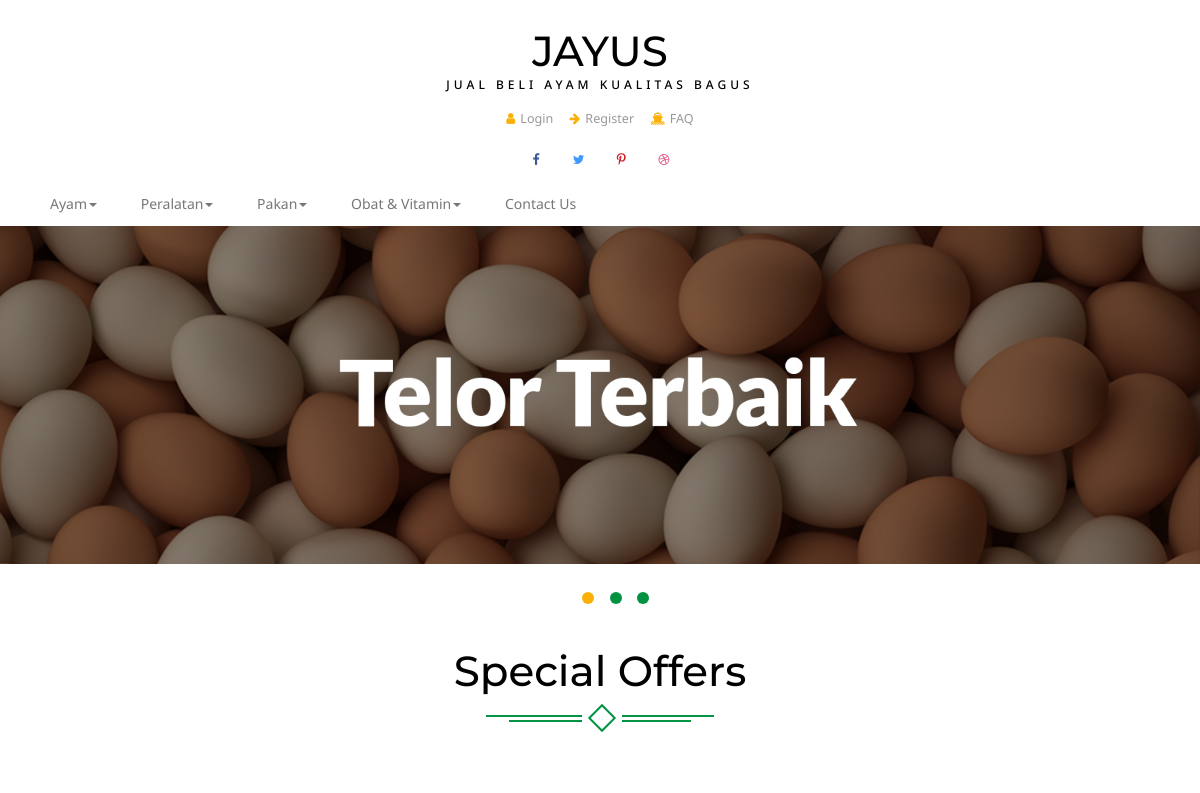
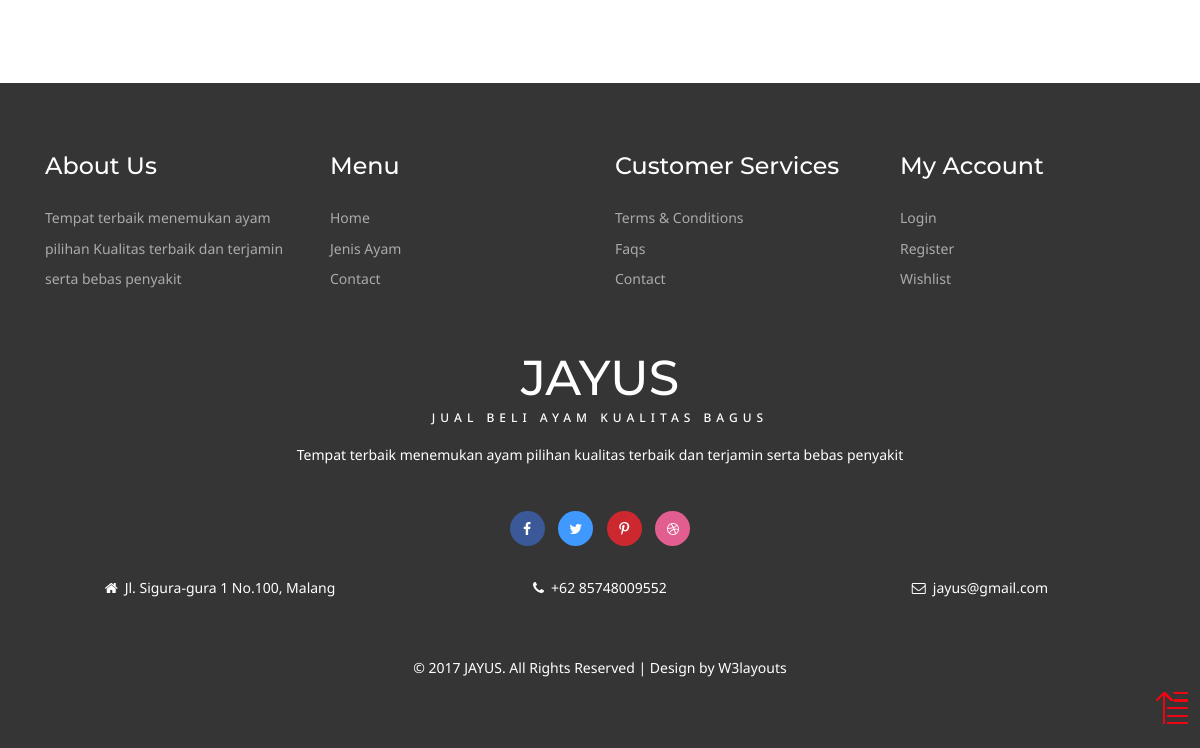
Page /index.php/home/search on the earlier database version (2 pictures, top to bottom).
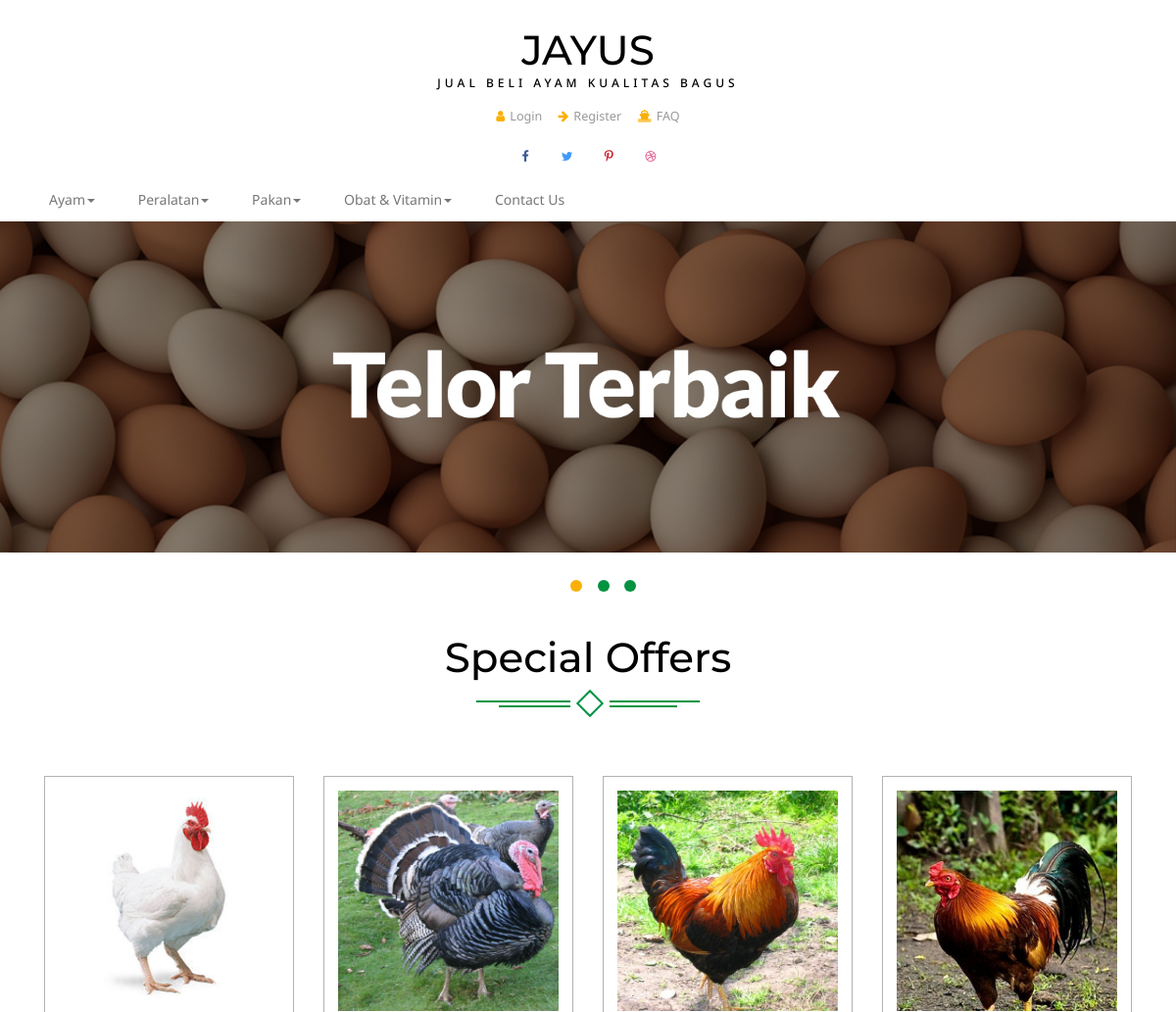
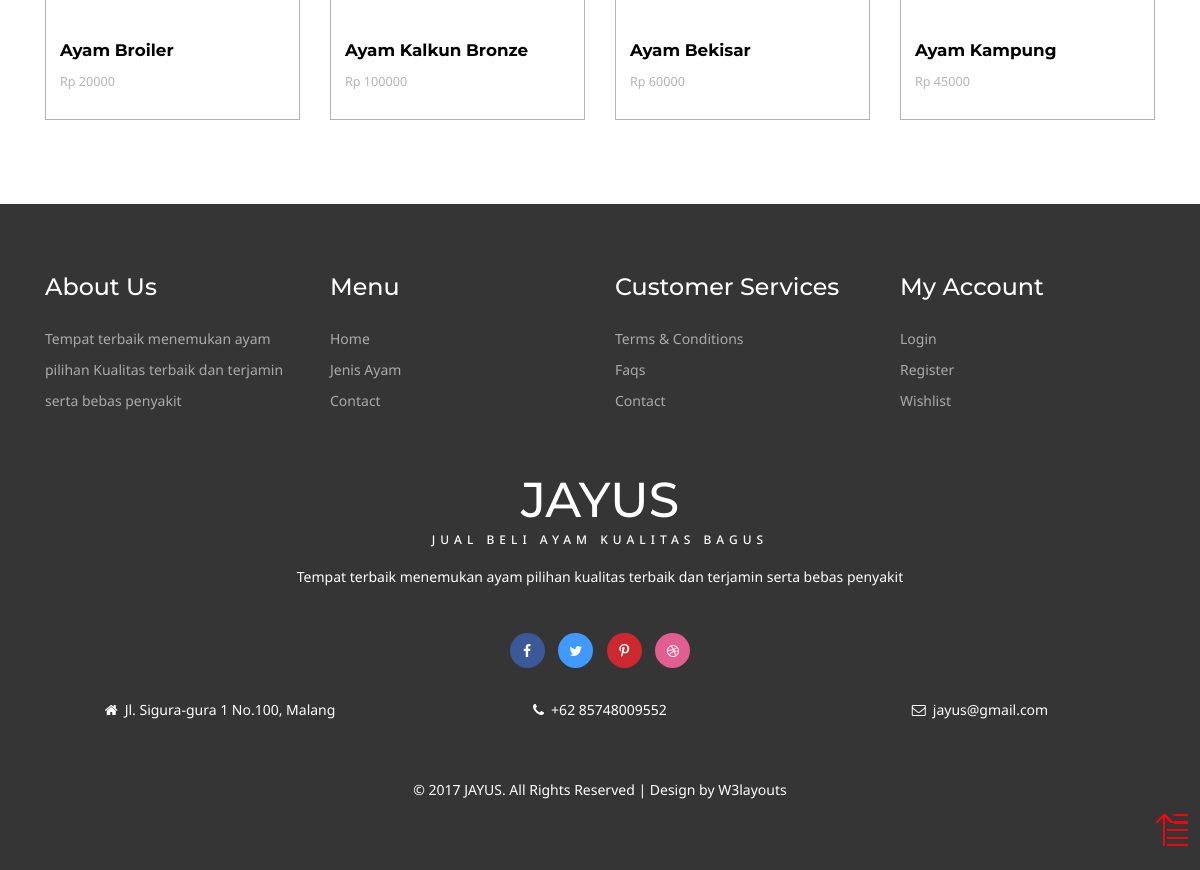
Same page on the later database version (2 pictures, top to bottom).
### tables this page shows
CREATE TABLE `iklan` (
  `id_iklan` int(11) NOT NULL,
  `id_member` int(11) NOT NULL,
  `judul_iklan` varchar(50) NOT NULL,
  `detail_iklan` varchar(200) NOT NULL,
  `no_hp_iklan` varchar(12) NOT NULL,
  `kategori` varchar(40) NOT NULL,
  `harga` int(12) NOT NULL,
  `status` varchar(20) NOT NULL DEFAULT 'Not Verified',
  `img1` varchar(30) NOT NULL,
  `img2` varchar(30) NOT NULL,
  `img3` varchar(30) NOT NULL
);

### application/controllers/home.php (called while the page is built, shortened)
<?php
class Home extends CI_Controller{
    function __construct(){
        $this->load->model('m_home');
    }
    function search(){
        $s = $this->input->post('search');
        $this->cari($s);
    }
    function cari($s){
        $this->src['hasil'] = $this->m_home->cariProduk($s);
        $this->load->view('v_list', $this->src);
   }
}

### index.php (called while the page is built, shortened)
<?php
require_once BASEPATH.'core/CodeIgniter.php';

### application/models/m_home.php (called while the page is built, shortened)
<?php
class M_home extends CI_Model{
	function cariProduk($find){
        $query = $this->db->query("SELECT * FROM iklan WHERE judul_iklan LIKE '%$find%' AND status ='Verified'");
        return $query->result_array();
	}
}

### application/views/v_list.php (the view, shortened to what this page needs)
<!DOCTYPE html>
<html>
<head>
<link href="<?php echo base_url('assets/css/bootstrap.css')?>" rel='stylesheet' type='text/css' />
<link href="<?php echo base_url('assets/css/style.css')?>" rel='stylesheet' type='text/css' />
<link href="<?php echo base_url('assets/css/font-awesome.css')?>" rel="stylesheet">
</head>
<body>
<?php
include 'header.php';
?>
    <div id="myCarousel" class="carousel slide" data-ride="carousel">
      <ol class="carousel-indicators">
        <li data-target="#myCarousel" data-slide-to="0" class="active"></li>
        <li data-target="#myCarousel" data-slide-to="1"></li>
        <li data-target="#myCarousel" data-slide-to="2"></li>
      </ol>
      <div class="carousel-inner" role="listbox">
        <div class="item active">
          <a href="kitchen.html"><img class="first-slide" src="<?php echo base_url('assets/images/ba1.jpg')?>" alt="First slide"></a>
        </div>
      </div>
    </div>
<div class="content-top offer-w3agile">
	<div class="container ">
		<div class="spec ">
			<h3>Special Offers</h3>
							<div class="ser-t">
					<span><i></i></span>
				</div>
		</div>
						<div class=" con-w3l wthree-of">
						 <?php foreach($hasil as $i){
	?>
							<div class='col-md-3 m-wthree'>
								<div class='col-m'>
										<img src='<?php echo base_url('assets/')?><?php echo $i['img1'] ?>' class='img-responsive' alt=''>
									<div class='mid-1'>
										<div class='women'>
											<h6><b><a href='produk/<?php echo $i['id_iklan'] ?>'><?php echo $i['judul_iklan'] ?></a></b></h6>
										</div>
										<div class='mid-2'>
											<p><em class='item_price'>Rp <?php echo $i['harga'] ?></em></p>
											<div class='clearfix'></div>
										</div>
									</div>
								</div>
							</div>
							<?php } ?>
							<div class="clearfix"></div>
						 </div>
					</div>
				</div>
<?php
include 'footer.php';
?>
	<a href="#" id="toTop" style="display: block;"> <span id="toTopHover" style="opacity: 1;"> </span></a>
</body>
</html>

### application/views/header.php (shortened to what this page needs)
<div class="header">
		<div class="container">
			<div class="logo">
				<h1 ><a href="<?php echo base_url('index.php/home')?>">JAYUS<span>Jual Beli Ayam Kualitas Bagus</span></a></h1>
			</div>
			<div class="head-t">
				<ul class="card">
					<li><a href="<?php if($this->session->userdata('status') == "login"){echo base_url('index.php/member/dashboard');} else {echo base_url('index.php/member/login');}?>" ><i class="fa fa-user" aria-hidden="true"></i><?php if($this->session->userdata('status')=="login"){echo $this->session->userdata('nama');} else {echo "Login";} ?></a></li>
					<li><a href="<?php if($this->session->userdata('status') == "login"){echo base_url('index.php/member/logout');} else {echo base_url('index.php/member/register');}?> " ><i class="fa fa-arrow-right" aria-hidden="true"></i><?php if($this->session->userdata('status') == "login"){echo "Logout";} else {echo "Register";}?></a></li>
					<li><a href="shipping.html" ><i class="fa fa-ship" aria-hidden="true"></i>FAQ</a></li>
				</ul>
			</div>
			<div class="header-ri">
				<ul class="social-top">
					<li><a href="#" class="icon facebook"><i class="fa fa-facebook" aria-hidden="true"></i><span></span></a></li>
					<li><a href="#" class="icon twitter"><i class="fa fa-twitter" aria-hidden="true"></i><span></span></a></li>
					<li><a href="#" class="icon pinterest"><i class="fa fa-pinterest-p" aria-hidden="true"></i><span></span></a></li>
					<li><a href="#" class="icon dribbble"><i class="fa fa-dribbble" aria-hidden="true"></i><span></span></a></li>
				</ul>
			</div>
				<div class="nav-top">
					<nav class="navbar navbar-default">
					<div class="collapse navbar-collapse" id="bs-megadropdown-tabs">
						<ul class="nav navbar-nav ">
							<li  class="dropdown ">
								<a href="#" class="dropdown-toggle  hyper" data-toggle="dropdown" ><span>Ayam<b class="caret"></b></span></a>
							</li>
							<li  class="dropdown ">
								<a href="#" class="dropdown-toggle  hyper" data-toggle="dropdown" ><span>Peralatan<b class="caret"></b></span></a>
							</li>
							<li  class="dropdown ">
								<a href="#" class="dropdown-toggle  hyper" data-toggle="dropdown" ><span>Pakan<b class="caret"></b></span></a>
							</li>
							<li  class="dropdown ">
								<a href="#" class="dropdown-toggle  hyper" data-toggle="dropdown" ><span>Obat & Vitamin<b class="caret"></b></span></a>
							</li>
							<li><a href="<?php echo base_url('index.php/home/contact')?>" class="hyper"><span>Contact Us</span></a></li>
						</ul>
					</div>
					</nav>
					<div class="clearfix"></div>
				</div>
				</div>
</div>

### application/views/footer.php (shortened to what this page needs)
<div class="footer">
	<div class="container">
		<div class="col-md-3 footer-grid">
			<h3>About Us</h3>
			<p>Tempat terbaik menemukan ayam pilihan
				Kualitas terbaik dan terjamin serta bebas
				penyakit</p>
		</div>
		<div class="col-md-3 footer-grid ">
			<h3>Menu</h3>
			<ul>
				<li><a href="index.html">Home</a></li>
				<li><a href="kitchen.html">Jenis Ayam</a></li>
				<li><a href="contact.html">Contact</a></li>
			</ul>
		</div>
		<div class="col-md-3 footer-grid ">
			<h3>Customer Services</h3>
			<ul>
				<li><a href="terms.html">Terms & Conditions</a></li>
				<li><a href="faqs.html">Faqs</a></li>
				<li><a href="contact.html">Contact</a></li>
			</ul>
		</div>
		<div class="col-md-3 footer-grid">
			<h3>My Account</h3>
			<ul>
				<li><a href="login.html">Login</a></li>
				<li><a href="register.html">Register</a></li>
				<li><a href="wishlist.html">Wishlist</a></li>
			</ul>
		</div>
		<div class="clearfix"></div>
			<div class="footer-bottom">
				<h2 ><a href="index.html">JAYUS<span>Jual Beli Ayam Kualitas Bagus</span></a></h2>
				<p class="fo-para">Tempat terbaik menemukan ayam pilihan kualitas terbaik dan terjamin serta bebas penyakit</p>
				<ul class="social-fo">
					<li><a href="#" class=" face"><i class="fa fa-facebook" aria-hidden="true"></i></a></li>
					<li><a href="#" class=" twi"><i class="fa fa-twitter" aria-hidden="true"></i></a></li>
					<li><a href="#" class=" pin"><i class="fa fa-pinterest-p" aria-hidden="true"></i></a></li>
					<li><a href="#" class=" dri"><i class="fa fa-dribbble" aria-hidden="true"></i></a></li>
				</ul>
				<div class=" address">
					<div class="col-md-4 fo-grid1">
							<p><i class="fa fa-home" aria-hidden="true"></i>Jl. Sigura-gura 1 No.100, Malang</p>
					</div>
					<div class="col-md-4 fo-grid1">
							<p><i class="fa fa-phone" aria-hidden="true"></i>+62 85748009552</p>
					</div>
					<div class="col-md-4 fo-grid1">
						<p><a href="mailto:info@example.com"><i class="fa fa-envelope-o" aria-hidden="true"></i>jayus@gmail.com</a></p>
					</div>
					<div class="clearfix"></div>
					</div>
			</div>
		<div class="copy-right">
			<p> &copy; 2017 JAYUS. All Rights Reserved | Design by  <a href="http://w3layouts.com/"> W3layouts</a></p>
		</div>
	</div>
</div>

Differences in the rows shown:
now on this page (row edited): iklan: img1 (picture), judul_iklan "Ayam Broiler", harga "20000"
now on this page (row edited): iklan: img1 (picture), judul_iklan "Ayam Kalkun Bronze", harga "100000"
now on this page (row edited): iklan: img1 (picture), judul_iklan "Ayam Bekisar", harga "60000"
now on this page (row edited): iklan: img1 (picture), judul_iklan "Ayam Kampung", harga "45000"
